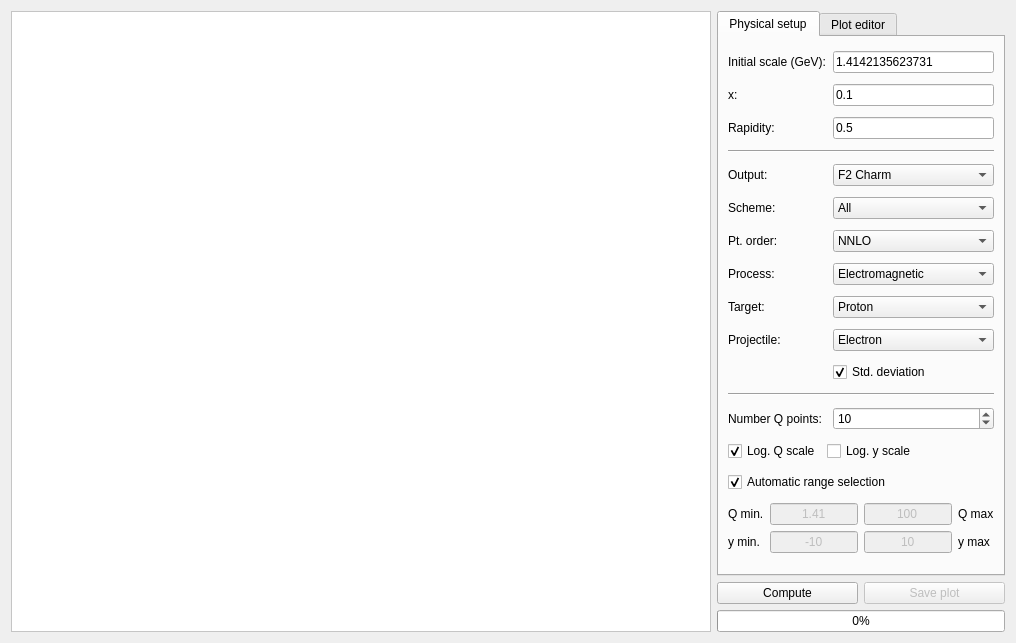
<?xml version="1.0" encoding="UTF-8"?>
<ui version="4.0">
 <class>PlotDISQ</class>
 <widget class="QWidget" name="PlotDISQ">
  <property name="geometry">
   <rect>
    <x>0</x>
    <y>0</y>
    <width>1016</width>
    <height>643</height>
   </rect>
  </property>
  <property name="windowTitle">
   <string>DIS observables</string>
  </property>
  <property name="windowIcon">
   <iconset resource="../resources/resource.qrc">
    <normaloff>:/icons/logo.png</normaloff>:/icons/logo.png</iconset>
  </property>
  <layout class="QGridLayout" name="gridLayout">
   <item row="0" column="0" rowspan="3">
    <widget class="QGraphicsView" name="graphicsView">
     <property name="minimumSize">
      <size>
       <width>700</width>
       <height>500</height>
      </size>
     </property>
     <property name="styleSheet">
      <string notr="true">background-image: url(:/images/splash.png);
background-repeat: no;
background-position: center;
background-color: rgb(255, 255, 255);</string>
     </property>
    </widget>
   </item>
   <item row="0" column="1" colspan="2">
    <widget class="QTabWidget" name="tabWidget">
     <property name="currentIndex">
      <number>0</number>
     </property>
     <widget class="QWidget" name="tab">
      <attribute name="title">
       <string>Physical setup</string>
      </attribute>
      <layout class="QGridLayout" name="gridLayout_3">
       <item row="16" column="0" colspan="3">
        <layout class="QGridLayout" name="gridLayout_2">
         <item row="0" column="0">
          <widget class="QLabel" name="label_5">
           <property name="text">
            <string>Q min.</string>
           </property>
          </widget>
         </item>
         <item row="0" column="1">
          <widget class="QLineEdit" name="xmin">
           <property name="enabled">
            <bool>false</bool>
           </property>
           <property name="text">
            <string>1.41</string>
           </property>
           <property name="alignment">
            <set>Qt::AlignCenter</set>
           </property>
          </widget>
         </item>
         <item row="0" column="2">
          <widget class="QLineEdit" name="xmax">
           <property name="enabled">
            <bool>false</bool>
           </property>
           <property name="text">
            <string>100</string>
           </property>
           <property name="alignment">
            <set>Qt::AlignCenter</set>
           </property>
          </widget>
         </item>
         <item row="0" column="3">
          <widget class="QLabel" name="label_6">
           <property name="text">
            <string>Q max</string>
           </property>
          </widget>
         </item>
         <item row="1" column="0">
          <widget class="QLabel" name="label_8">
           <property name="text">
            <string>y min.</string>
           </property>
          </widget>
         </item>
         <item row="1" column="1">
          <widget class="QLineEdit" name="ymin">
           <property name="enabled">
            <bool>false</bool>
           </property>
           <property name="text">
            <string>-10</string>
           </property>
           <property name="alignment">
            <set>Qt::AlignCenter</set>
           </property>
          </widget>
         </item>
         <item row="1" column="2">
          <widget class="QLineEdit" name="ymax">
           <property name="enabled">
            <bool>false</bool>
           </property>
           <property name="text">
            <string>10</string>
           </property>
           <property name="alignment">
            <set>Qt::AlignCenter</set>
           </property>
          </widget>
         </item>
         <item row="1" column="3">
          <widget class="QLabel" name="label_7">
           <property name="text">
            <string>y max</string>
           </property>
          </widget>
         </item>
        </layout>
       </item>
       <item row="5" column="0">
        <widget class="QLabel" name="label_4">
         <property name="text">
          <string>Scheme:</string>
         </property>
        </widget>
       </item>
       <item row="6" column="0">
        <widget class="QLabel" name="label_14">
         <property name="text">
          <string>Pt. order:</string>
         </property>
        </widget>
       </item>
       <item row="12" column="0" colspan="3">
        <widget class="Line" name="line_2">
         <property name="orientation">
          <enum>Qt::Horizontal</enum>
         </property>
        </widget>
       </item>
       <item row="0" column="0" colspan="2">
        <widget class="QLabel" name="label">
         <property name="text">
          <string>Initial scale (GeV):</string>
         </property>
        </widget>
       </item>
       <item row="7" column="2">
        <widget class="QComboBox" name="process">
         <property name="currentIndex">
          <number>0</number>
         </property>
         <item>
          <property name="text">
           <string>Electromagnetic</string>
          </property>
         </item>
         <item>
          <property name="text">
           <string>Neutral Current</string>
          </property>
         </item>
         <item>
          <property name="text">
           <string>Charged Current</string>
          </property>
         </item>
        </widget>
       </item>
       <item row="3" column="0" colspan="3">
        <widget class="Line" name="line">
         <property name="orientation">
          <enum>Qt::Horizontal</enum>
         </property>
        </widget>
       </item>
       <item row="5" column="2">
        <widget class="QComboBox" name="scheme">
         <property name="currentIndex">
          <number>3</number>
         </property>
         <item>
          <property name="text">
           <string>FONLL</string>
          </property>
         </item>
         <item>
          <property name="text">
           <string>FFNS</string>
          </property>
         </item>
         <item>
          <property name="text">
           <string>ZMVN</string>
          </property>
         </item>
         <item>
          <property name="text">
           <string>All</string>
          </property>
         </item>
        </widget>
       </item>
       <item row="0" column="2">
        <widget class="QLineEdit" name="Qi">
         <property name="text">
          <string>1.4142135623731</string>
         </property>
        </widget>
       </item>
       <item row="7" column="0">
        <widget class="QLabel" name="label_3">
         <property name="text">
          <string>Process:</string>
         </property>
        </widget>
       </item>
       <item row="1" column="2">
        <widget class="QLineEdit" name="Qf">
         <property name="text">
          <string>0.1</string>
         </property>
        </widget>
       </item>
       <item row="6" column="2">
        <widget class="QComboBox" name="ptord">
         <property name="currentIndex">
          <number>2</number>
         </property>
         <item>
          <property name="text">
           <string>LO</string>
          </property>
         </item>
         <item>
          <property name="text">
           <string>NLO</string>
          </property>
         </item>
         <item>
          <property name="text">
           <string>NNLO</string>
          </property>
         </item>
        </widget>
       </item>
       <item row="11" column="2">
        <widget class="QCheckBox" name="stddev">
         <property name="text">
          <string>Std. deviation</string>
         </property>
         <property name="checked">
          <bool>true</bool>
         </property>
        </widget>
       </item>
       <item row="9" column="0">
        <widget class="QLabel" name="label_15">
         <property name="text">
          <string>Projectile:</string>
         </property>
        </widget>
       </item>
       <item row="1" column="0">
        <widget class="QLabel" name="label_2">
         <property name="text">
          <string>x:</string>
         </property>
        </widget>
       </item>
       <item row="9" column="2">
        <widget class="QComboBox" name="projectile">
         <item>
          <property name="text">
           <string>Electron</string>
          </property>
         </item>
         <item>
          <property name="text">
           <string>Positron</string>
          </property>
         </item>
        </widget>
       </item>
       <item row="8" column="2">
        <widget class="QComboBox" name="target">
         <item>
          <property name="text">
           <string>Proton</string>
          </property>
         </item>
         <item>
          <property name="text">
           <string>Neutron</string>
          </property>
         </item>
         <item>
          <property name="text">
           <string>Isoscalar</string>
          </property>
         </item>
        </widget>
       </item>
       <item row="8" column="0">
        <widget class="QLabel" name="label_13">
         <property name="text">
          <string>Target:</string>
         </property>
        </widget>
       </item>
       <item row="13" column="2">
        <widget class="QSpinBox" name="xpoints">
         <property name="minimum">
          <number>1</number>
         </property>
         <property name="maximum">
          <number>1000000000</number>
         </property>
         <property name="value">
          <number>10</number>
         </property>
        </widget>
       </item>
       <item row="15" column="0" colspan="3">
        <widget class="QCheckBox" name="automaticrange">
         <property name="layoutDirection">
          <enum>Qt::LeftToRight</enum>
         </property>
         <property name="text">
          <string>Automatic range selection</string>
         </property>
         <property name="checked">
          <bool>true</bool>
         </property>
        </widget>
       </item>
       <item row="14" column="1" colspan="2">
        <widget class="QCheckBox" name="logy">
         <property name="layoutDirection">
          <enum>Qt::LeftToRight</enum>
         </property>
         <property name="text">
          <string>Log. y scale</string>
         </property>
        </widget>
       </item>
       <item row="14" column="0">
        <widget class="QCheckBox" name="logx">
         <property name="layoutDirection">
          <enum>Qt::LeftToRight</enum>
         </property>
         <property name="text">
          <string>Log. Q scale</string>
         </property>
         <property name="checked">
          <bool>true</bool>
         </property>
        </widget>
       </item>
       <item row="4" column="2">
        <widget class="QComboBox" name="output">
         <property name="currentIndex">
          <number>1</number>
         </property>
         <item>
          <property name="text">
           <string>F2 Light</string>
          </property>
         </item>
         <item>
          <property name="text">
           <string>F2 Charm</string>
          </property>
         </item>
         <item>
          <property name="text">
           <string>F2 Bottom</string>
          </property>
         </item>
         <item>
          <property name="text">
           <string>F2 Top</string>
          </property>
         </item>
         <item>
          <property name="text">
           <string>F2 Proton</string>
          </property>
         </item>
         <item>
          <property name="text">
           <string>FL Light</string>
          </property>
         </item>
         <item>
          <property name="text">
           <string>FL Charm</string>
          </property>
         </item>
         <item>
          <property name="text">
           <string>FL Bottom</string>
          </property>
         </item>
         <item>
          <property name="text">
           <string>FL Top</string>
          </property>
         </item>
         <item>
          <property name="text">
           <string>FL Proton</string>
          </property>
         </item>
         <item>
          <property name="text">
           <string>F3 Light</string>
          </property>
         </item>
         <item>
          <property name="text">
           <string>F3 Charm</string>
          </property>
         </item>
         <item>
          <property name="text">
           <string>F3 Bottom</string>
          </property>
         </item>
         <item>
          <property name="text">
           <string>F3 Top</string>
          </property>
         </item>
         <item>
          <property name="text">
           <string>F3 Proton</string>
          </property>
         </item>
         <item>
          <property name="text">
           <string>Sigma Light</string>
          </property>
         </item>
         <item>
          <property name="text">
           <string>Sigma Charm</string>
          </property>
         </item>
         <item>
          <property name="text">
           <string>Sigma Bottom</string>
          </property>
         </item>
         <item>
          <property name="text">
           <string>Sigma Top</string>
          </property>
         </item>
         <item>
          <property name="text">
           <string>Sigma Proton</string>
          </property>
         </item>
        </widget>
       </item>
       <item row="13" column="0" colspan="2">
        <widget class="QLabel" name="label_9">
         <property name="text">
          <string>Number Q points:</string>
         </property>
        </widget>
       </item>
       <item row="4" column="0">
        <widget class="QLabel" name="label_16">
         <property name="text">
          <string>Output:</string>
         </property>
        </widget>
       </item>
       <item row="2" column="0">
        <widget class="QLabel" name="label_17">
         <property name="text">
          <string>Rapidity:</string>
         </property>
        </widget>
       </item>
       <item row="2" column="2">
        <widget class="QLineEdit" name="y">
         <property name="text">
          <string>0.5</string>
         </property>
        </widget>
       </item>
      </layout>
     </widget>
     <widget class="QWidget" name="tab_2">
      <attribute name="title">
       <string>Plot editor</string>
      </attribute>
      <layout class="QGridLayout" name="gridLayout_4">
       <item row="6" column="0" colspan="2">
        <widget class="Line" name="line_3">
         <property name="orientation">
          <enum>Qt::Horizontal</enum>
         </property>
        </widget>
       </item>
       <item row="7" column="1">
        <spacer name="verticalSpacer">
         <property name="orientation">
          <enum>Qt::Vertical</enum>
         </property>
         <property name="sizeHint" stdset="0">
          <size>
           <width>130</width>
           <height>282</height>
          </size>
         </property>
        </spacer>
       </item>
       <item row="4" column="0">
        <widget class="QLabel" name="label_12">
         <property name="text">
          <string>Y axis label:</string>
         </property>
        </widget>
       </item>
       <item row="5" column="0" colspan="2">
        <widget class="QLineEdit" name="ytitle"/>
       </item>
       <item row="1" column="0" colspan="2">
        <widget class="QLineEdit" name="title"/>
       </item>
       <item row="3" column="0" colspan="2">
        <widget class="QLineEdit" name="xtitle"/>
       </item>
       <item row="0" column="0">
        <widget class="QLabel" name="label_10">
         <property name="text">
          <string>Plot Title:</string>
         </property>
        </widget>
       </item>
       <item row="2" column="0">
        <widget class="QLabel" name="label_11">
         <property name="text">
          <string>X axis label:</string>
         </property>
        </widget>
       </item>
      </layout>
     </widget>
    </widget>
   </item>
   <item row="1" column="1">
    <widget class="QPushButton" name="playButton">
     <property name="styleSheet">
      <string notr="true"/>
     </property>
     <property name="text">
      <string>Compute</string>
     </property>
     <property name="icon">
      <iconset resource="../resources/resource.qrc">
       <normaloff>:/images/StepForwardNormalBlue.png</normaloff>:/images/StepForwardNormalBlue.png</iconset>
     </property>
     <property name="iconSize">
      <size>
       <width>32</width>
       <height>32</height>
      </size>
     </property>
    </widget>
   </item>
   <item row="1" column="2">
    <widget class="QPushButton" name="saveButton">
     <property name="enabled">
      <bool>false</bool>
     </property>
     <property name="styleSheet">
      <string notr="true"/>
     </property>
     <property name="text">
      <string>Save plot</string>
     </property>
     <property name="icon">
      <iconset resource="../resources/resource.qrc">
       <normaloff>:/images/save-32x32.png</normaloff>:/images/save-32x32.png</iconset>
     </property>
     <property name="iconSize">
      <size>
       <width>32</width>
       <height>32</height>
      </size>
     </property>
    </widget>
   </item>
   <item row="2" column="1" colspan="2">
    <widget class="QProgressBar" name="progressBar">
     <property name="value">
      <number>0</number>
     </property>
     <property name="textVisible">
      <bool>true</bool>
     </property>
     <property name="orientation">
      <enum>Qt::Horizontal</enum>
     </property>
     <property name="invertedAppearance">
      <bool>false</bool>
     </property>
    </widget>
   </item>
  </layout>
 </widget>
 <resources>
  <include location="../resources/resource.qrc"/>
 </resources>
 <connections/>
</ui>
